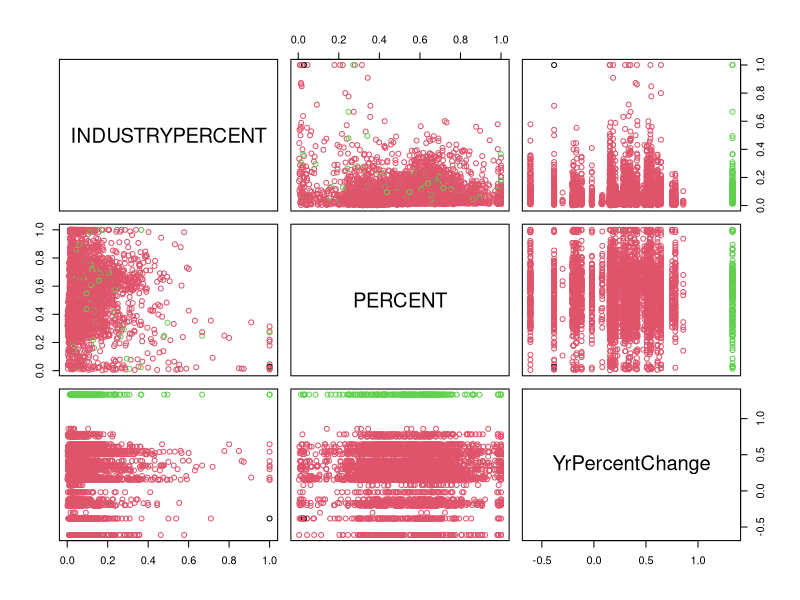

Reproduce this figure in R.
library(dbscan)
dataset = read.csv("PoldataSPIndustriesStockData.csv")
dataset = dataset[, mapply(is.numeric, dataset)]
dataset = dataset[complete.cases(dataset),]
dataset = dataset[sample(nrow(dataset), 5000), c("INDUSTRYPERCENT", "PERCENT", "YrPercentChange")]

db = dbscan(dataset, eps=.4, minPts=5)
db
summary(db)
plot(dataset, col=db$cluster+1L)
